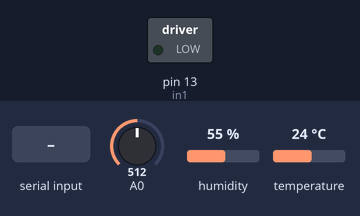
A sketch run on a simulated Arduino Uno, built with avr-gcc and run on an emulated ATmega328P. Parts: switched loads named in the sketch (green lamp = pin HIGH). The test bench sets the inputs (shaded band); at power-on: A0 = 512, humidity 55 %, temperature 24 °C. What the sketch prints to the serial monitor is not drawn.

Above: at 1.8 s.
1.9 s: "90,45\n" received over Serial
At 2.1 s:
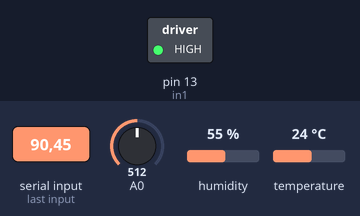
Timing chart, 0 to 4.9 s (numbered marks = the images above; inputs shaded):
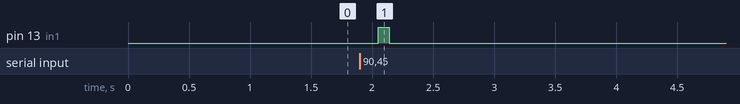

The sketch:

sensors.ino
```cpp
#include <dht.h>
#define dht_apin A1
dht DHT;

const int in1  = 13;
int speed = 180;

void setup() {
  Serial.begin(9600);
  pinMode(in1, OUTPUT);
}

void loop() {
  readData();
  readCommand();
}

void readCommand() {
  if (Serial.available() > 0) {
    String data = Serial.readStringUntil('\n');
    startMotor(data.toInt());
  }
}

void readData() {
  int val;
  val = analogRead(0); //connect sensor to Analog 0
  Serial.print(val); //print the value to serial port
  Serial.print(",");
  DHT.read11(dht_apin);
  Serial.print(DHT.humidity);
  Serial.print(",");
  Serial.print(DHT.temperature);
  Serial.println("");
  delay(1000);
}

//run motor for 15 seconds on one side and stop it
void startMotor(int runtime){
  analogWrite(in1, speed);
  delay(runtime);
  analogWrite(in1, 0);
 }
```

Measured:
- after the input at 1.9 s, pin 13 (in1): LOW → HIGH after 0.15 s, → LOW 0.09 s later
